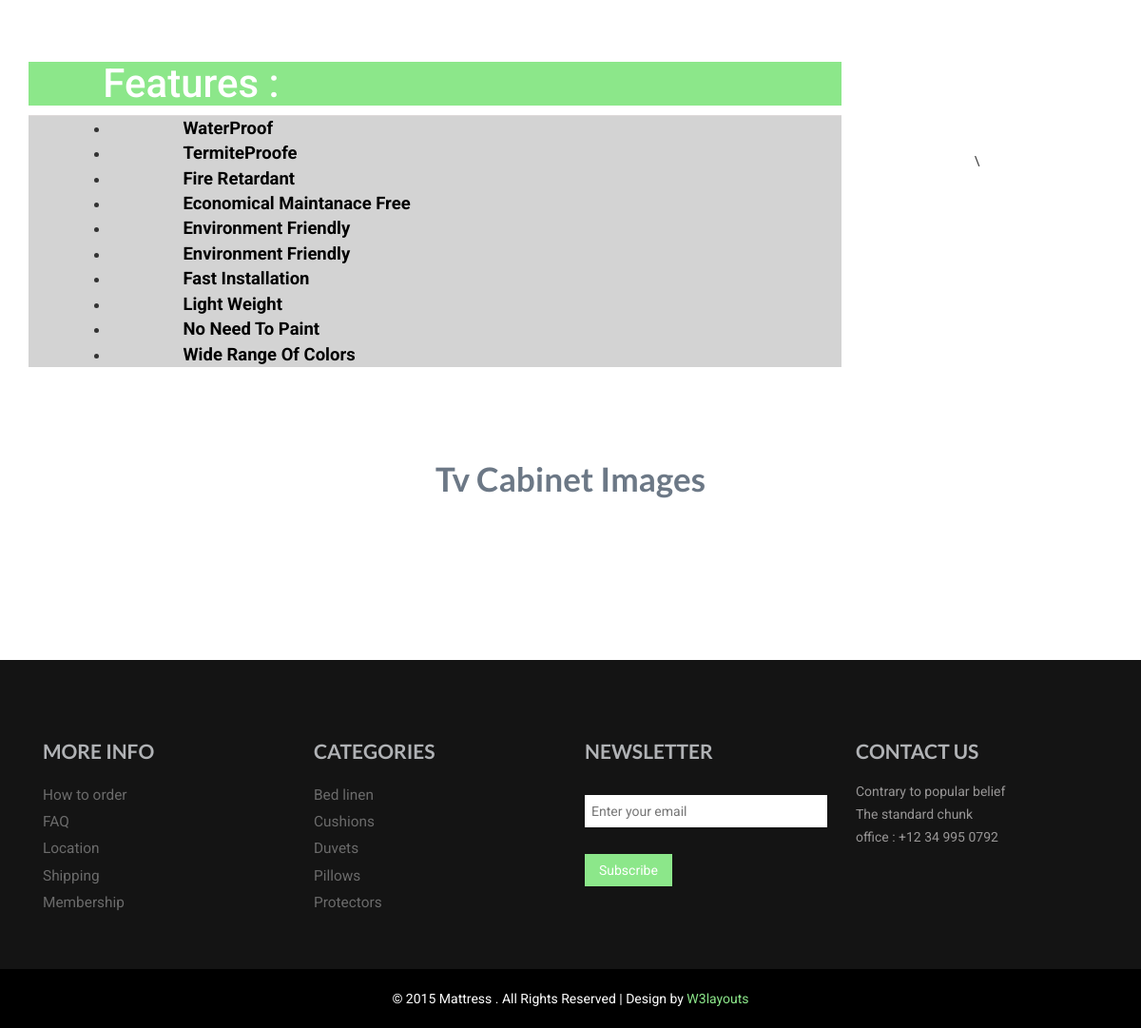
/tvcabinet/ (lower part), run on an earlier commit of the app's database.
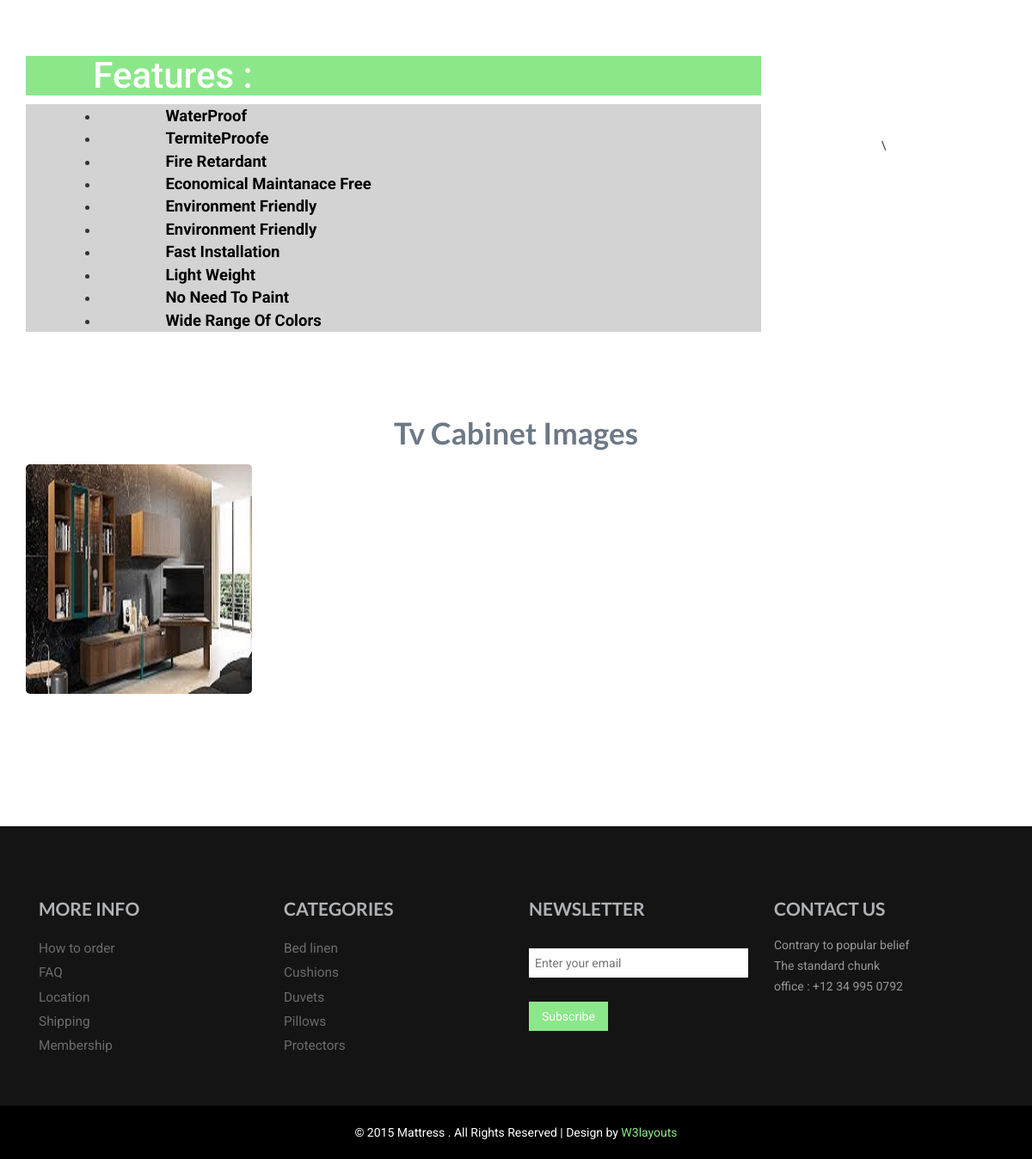
And on a later commit of the database.
### furniture_app/models.py (models this page shows)
class Tvcabinet_Image(models.Model):
    Tvcabinet_Image=models.ImageField(upload_to='images/',default="",blank=True)

### furniture_app/views.py (the view)
# urls.py: path('tvcabinet/',views.tvcabinet,name='tvcabinet'),
def tvcabinet(request):
    img=Tvcabinet_Image.objects.all()
    return render(request,'pvc furniture/tvcabinet.html',{'img':img})

### furniture_app/templates/pvc furniture/tvcabinet.html (shortened to what this page needs)
{% extends 'base.html' %}
{% load static %}
{% block content %}
<!DOCTYPE html>
<html>
<head>
</head>
<body>
	<div class="pro-du">
		<div class="container">
			<div class="col-md-9 product1">
				<div class=" bottom-product">
					<div class="col-md-6 bottom-cd simpleCart_shelfItem">
				<br>
					<div class="ca-rt">
						</div>
						<div class="clearfix"></div>
					</div>
							<b><p style="font-size: 15px; padding-top: 10%; margin-right: 10%;">
							<br><br><br><br><br><br><br><br><br><br><br><br>
							<h1 style=" background-color: #8ce78a; color:  ffffff; font-size: 300% ; padding-right: 60%; text-align: center;">Features :</h1>
							<div class="col-md-12 product1">
								<div class="price-details">
								</div>
								<ul style="padding-left: 10%; background-color: lightgray; font-size: 200%;">
								  <li style="padding-left: 10%; font-size: 60%;"><span>WaterProof</span></li>
								</ul>
								<ul style="padding-left: 10%; background-color: lightgray;font-size: 200%;">
									<li style="padding-left: 10%; font-size: 60%;"><span>TermiteProofe</span></li>
								  </ul>
								  <ul style="padding-left: 10%; background-color: lightgray; font-size: 200%;">
									<li style="padding-left: 10%; font-size: 60%;"><span>Fire Retardant</span></li>
								  </ul>
								  <ul style="padding-left: 10%; background-color: lightgray;font-size: 200%;">
									<li style="padding-left: 10%;font-size: 60%;"><span>Economical Maintanace Free</span></li>
								  </ul>
								  <ul style="padding-left: 10%; background-color: lightgray;font-size: 200%;">
									<li style="padding-left: 10%; font-size: 60%;"><span>Environment Friendly</span></li>
								  </ul>
							<ul style="padding-left: 10%; background-color: lightgray;font-size: 200%;">
								<li style="padding-left: 10%; font-size: 60%;"><span>Environment Friendly</span></li>
							  </ul>
							  <ul style="padding-left: 10%;  background-color: lightgray; font-size: 200%;">
								<li style="padding-left: 10%; font-size: 60%;"><span>Fast Installation</span></li>
							  </ul>
							  <ul style="padding-left: 10%; background-color: lightgray;font-size: 200%;">
								<li style="padding-left: 10%; font-size: 60%;"><span>Light Weight</span></li>
							  </ul>
							  <ul style="padding-left: 10%; background-color: lightgray; font-size: 200%;">
								<li style="padding-left: 10%; font-size: 60%;"><span>No Need To Paint</span></li>
							  </ul>
							  <ul style="padding-left: 10%; background-color: lightgray; font-size: 200%;">
								<li style="padding-left: 10%; font-size: 60%;"><span>Wide Range Of Colors</span></li>
							  </ul>
						</div>
						</p>
					</b>
				<br>
				</div>
				</div>
			<div class="col-md-3 prod-rgt">
				<div class=" pro-tp">
					<div class="pl-rgt">
					</div>
						<div class="clearfix"></div>
				</div>
				<div class="pr-btm">
					\
				</div>
			</div>
				<div class="clearfix"></div>
			</div>
			<div class="contact">
				<div class="container">
			<div class="content-top">
				<h1>Tv Cabinet Images</h1>
				{% for i in img %}
				<div class="row text-center text-lg-left">
					<div class="col-lg-3 col-md-4 col-6">
					  <a href="#" class="d-block mb-4 h-100">
						<img id="myImg" src="{{i.Tvcabinet_Image.url}}" alt="Snow" style="width:100%;max-width:300px">
					  </a>
					</div>
				{% endfor %}
				</div>
					</div>
				</div>
				</div>
		</div>
</body>
</html>
{% endblock %}

What changed in the data, as far as the page shows it:
added Tvcabinet_Image: Tvcabinet_Image (picture)
